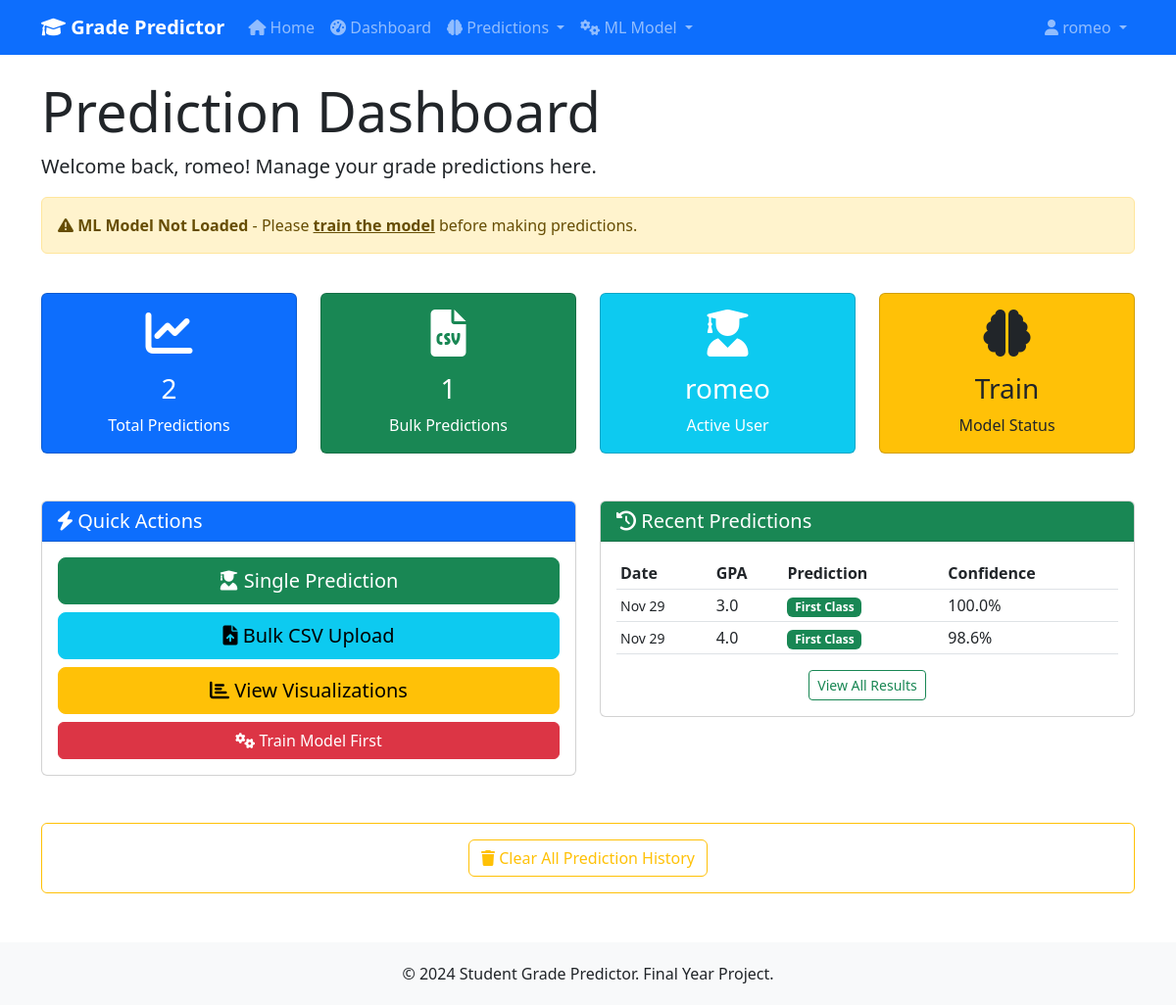
/predictor/ (signed in), run on the app's committed database.
### predictor/models.py (models this page shows, shortened)
class StudentPrediction(models.Model):
    user = models.ForeignKey(User, on_delete=models.CASCADE)
    gpa = models.FloatField()
    completed_units = models.IntegerField()
    internship_completed = models.CharField(max_length=3, choices=[('Yes', 'Yes'), ('No', 'No')])
    participation = models.CharField(max_length=10, choices=[('Low', 'Low'), ('Medium', 'Medium'), ('High', 'High')])
    discipline_score = models.FloatField()
    assignment_score = models.FloatField()
    predicted_class = models.CharField(max_length=20)
    confidence = models.FloatField()
    probabilities = models.JSONField(default=dict)  # Store all class probabilities
    created_at = models.DateTimeField(auto_now_add=True)

### predictor/views.py (the view)
# urls.py: path('', views.dashboard, name='dashboard'),
@login_required
def dashboard(request):
    recent_predictions = StudentPrediction.objects.filter(user=request.user).order_by('-created_at')[:5]
    total_predictions = StudentPrediction.objects.filter(user=request.user).count()
    bulk_predictions = BulkPrediction.objects.filter(user=request.user).count()
    model_loaded = predictor.load_model()
    context = {
        'recent_predictions': recent_predictions,
        'total_predictions': total_predictions,
        'bulk_predictions': bulk_predictions,
        'model_loaded': model_loaded,
    }
    return render(request, 'predictor/dashboard.html', context)

### ml_model/ml_utils.py (called while the page is built, shortened)
    def load_model(self):
        return False

### predictor/templates/predictor/dashboard.html (shortened to what this page needs)
{% extends 'users/base.html' %}
{% block content %}
<div class="row">
    <div class="col-12">
        <h1 class="display-4">Prediction Dashboard</h1>
        <p class="lead">Welcome back, {{ user.username }}! Manage your grade predictions here.</p>
        {% if not model_loaded %}
        <div class="alert alert-warning">
            <i class="fas fa-exclamation-triangle"></i>
            <strong>ML Model Not Loaded</strong> - Please
            <a href="{% url 'train_model' %}" class="alert-link">train the model</a>
            before making predictions.
        </div>
        {% else %}
        <div class="alert alert-success">
            <i class="fas fa-check-circle"></i>
            <strong>ML Model Ready</strong> - You can now make predictions.
        </div>
        {% endif %}
    </div>
</div>
<div class="row mt-4">
    <div class="col-md-3 mb-4">
        <div class="card bg-primary text-white">
            <div class="card-body text-center">
                <i class="fas fa-chart-line fa-3x mb-3"></i>
                <h3>{{ total_predictions }}</h3>
                <p class="mb-0">Total Predictions</p>
            </div>
        </div>
    </div>
    <div class="col-md-3 mb-4">
        <div class="card bg-success text-white">
            <div class="card-body text-center">
                <i class="fas fa-file-csv fa-3x mb-3"></i>
                <h3>{{ bulk_predictions }}</h3>
                <p class="mb-0">Bulk Predictions</p>
            </div>
        </div>
    </div>
    <div class="col-md-3 mb-4">
        <div class="card bg-info text-white">
            <div class="card-body text-center">
                <i class="fas fa-user-graduate fa-3x mb-3"></i>
                <h3>{{ user.username }}</h3>
                <p class="mb-0">Active User</p>
            </div>
        </div>
    </div>
    <div class="col-md-3 mb-4">
        <div class="card bg-warning text-dark">
            <div class="card-body text-center">
                <i class="fas fa-brain fa-3x mb-3"></i>
                <h3>{% if model_loaded %}Ready{% else %}Train{% endif %}</h3>
                <p class="mb-0">Model Status</p>
            </div>
        </div>
    </div>
</div>
<div class="row mt-4">
    <div class="col-md-6 mb-4">
        <div class="card">
            <div class="card-header bg-primary text-white">
                <h5 class="mb-0"><i class="fas fa-bolt"></i> Quick Actions</h5>
            </div>
            <div class="card-body">
                <div class="d-grid gap-2">
                    <a href="{% url 'predict_single' %}" class="btn btn-success btn-lg">
                        <i class="fas fa-user-graduate"></i> Single Prediction
                    </a>
                    <a href="{% url 'upload_csv' %}" class="btn btn-info btn-lg">
                        <i class="fas fa-file-upload"></i> Bulk CSV Upload
                    </a>
                    <a href="{% url 'visualization' %}" class="btn btn-warning btn-lg">
                        <i class="fas fa-chart-bar"></i> View Visualizations
                    </a>
                    {% if model_loaded %}
                    <a href="{% url 'train_model' %}" class="btn btn-outline-primary">
                        <i class="fas fa-cogs"></i> Retrain Model
                    </a>
                    {% else %}
                    <a href="{% url 'train_model' %}" class="btn btn-danger">
                        <i class="fas fa-cogs"></i> Train Model First
                    </a>
                    {% endif %}
                </div>
            </div>
        </div>
    </div>
    <div class="col-md-6 mb-4">
        <div class="card">
            <div class="card-header bg-success text-white">
                <h5 class="mb-0"><i class="fas fa-history"></i> Recent Predictions</h5>
            </div>
            <div class="card-body">
                {% if recent_predictions %}
                <div class="table-responsive">
                    <table class="table table-sm">
                        <thead>
                            <tr>
                                <th>Date</th>
                                <th>GPA</th>
                                <th>Prediction</th>
                                <th>Confidence</th>
                            </tr>
                        </thead>
                        <tbody>
                            {% for prediction in recent_predictions %}
                            <tr>
                                <td><small>{{ prediction.created_at|date:"M d" }}</small></td>
                                <td>{{ prediction.gpa }}</td>
                                <td>
                                    <span class="badge
                                        {% if prediction.predicted_class == 'First Class' %}bg-success
                                        {% elif prediction.predicted_class == 'Second Upper' %}bg-info
                                        {% elif prediction.predicted_class == 'Second Lower' %}bg-warning
                                        {% elif prediction.predicted_class == 'Pass' %}bg-primary
                                        {% else %}bg-danger{% endif %}">
                                        {{ prediction.predicted_class }}
                                    </span>
                                </td>
                                <td>{{ prediction.confidence|floatformat:1 }}%</td>
                            </tr>
                            {% endfor %}
                        </tbody>
                    </table>
                </div>
                <div class="text-center">
                    <a href="{% url 'prediction_results' %}" class="btn btn-outline-success btn-sm">
                        View All Results
                    </a>
                </div>
                {% else %}
                <p class="text-muted text-center">No predictions yet. Make your first prediction!</p>
                <div class="text-center">
                    <a href="{% url 'predict_single' %}" class="btn btn-success">Make First Prediction</a>
                </div>
                {% endif %}
            </div>
        </div>
    </div>
</div>
{% if total_predictions > 0 %}
<div class="row mt-4">
    <div class="col-12">
        <div class="card border-warning">
            <div class="card-body text-center">
                <form method="post" action="{% url 'clear_predictions' %}" onsubmit="return confirm('Are you sure you want to clear all prediction history? This action cannot be undone.');">
                    <button type="submit" class="btn btn-outline-warning">
                        <i class="fas fa-trash"></i> Clear All Prediction History
                    </button>
                </form>
            </div>
        </div>
    </div>
</div>
{% endif %}
{% endblock %}

### users/templates/users/base.html (shortened to what this page needs)
<!DOCTYPE html>
<html lang="en">
<head>
    <link href="https://cdn.jsdelivr.net/npm/bootstrap@5.3.0/dist/css/bootstrap.min.css" rel="stylesheet">
    <link href="https://cdnjs.cloudflare.com/ajax/libs/font-awesome/6.0.0/css/all.min.css" rel="stylesheet">
</head>
<body>
<nav class="navbar navbar-expand-lg navbar-dark bg-primary">
    <div class="container">
        <a class="navbar-brand" href="{% url 'home' %}">
            <i class="fas fa-graduation-cap"></i> Grade Predictor
        </a>
        <div class="collapse navbar-collapse" id="navbarNav">
            <ul class="navbar-nav me-auto">
                <li class="nav-item">
                    <a class="nav-link" href="{% url 'home' %}">
                        <i class="fas fa-home"></i> Home
                    </a>
                </li>
                {% if user.is_authenticated %}
                <li class="nav-item">
                    <a class="nav-link" href="{% url 'dashboard' %}">
                        <i class="fas fa-tachometer-alt"></i> Dashboard
                    </a>
                </li>
                <li class="nav-item dropdown">
                    <a class="nav-link dropdown-toggle" href="#" id="predictionsDropdown" role="button" data-bs-toggle="dropdown">
                        <i class="fas fa-brain"></i> Predictions
                    </a>
                </li>
                <li class="nav-item dropdown">
                    <a class="nav-link dropdown-toggle" href="#" id="mlDropdown" role="button" data-bs-toggle="dropdown">
                        <i class="fas fa-cogs"></i> ML Model
                    </a>
                </li>
                {% endif %}
            </ul>
            <ul class="navbar-nav">
                {% if user.is_authenticated %}
                    <li class="nav-item dropdown">
                        <a class="nav-link dropdown-toggle" href="#" id="userDropdown" role="button" data-bs-toggle="dropdown">
                            <i class="fas fa-user"></i> {{ user.username }}
                        </a>
                    </li>
                {% endif %}
            </ul>
        </div>
    </div>
</nav>
    <main class="container my-4">
        {% block content %}{% endblock %}
    </main>
    <footer class="footer">
        <div class="container text-center">
            <p class="mb-0">&copy; 2024 Student Grade Predictor. Final Year Project.</p>
        </div>
    </footer>
</body>
</html>

### users/templates/users/base.html (style rules this page uses)
.navbar-brand { font-weight: bold; }
.footer { background-color: #f8f9fa; padding: 20px 0; margin-top: 50px; }

### data on the page
StudentPrediction: created_at "Nov 29", gpa "3.0", predicted_class "First Class", confidence "100.0"
StudentPrediction: created_at "Nov 29", gpa "4.0", predicted_class "First Class", confidence "98.6"

### other printed values
{{ user.username }} "romeo"
{{ total_predictions }} "2"
{{ bulk_predictions }} "1"
